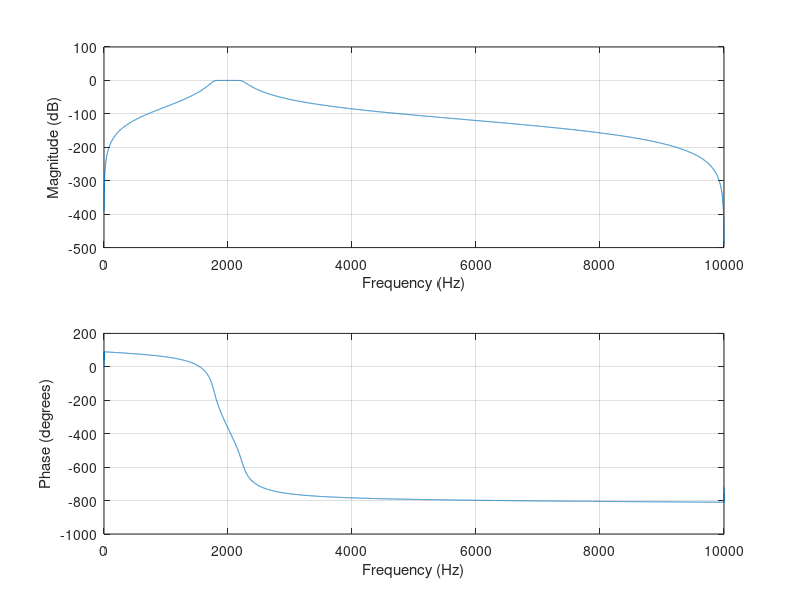
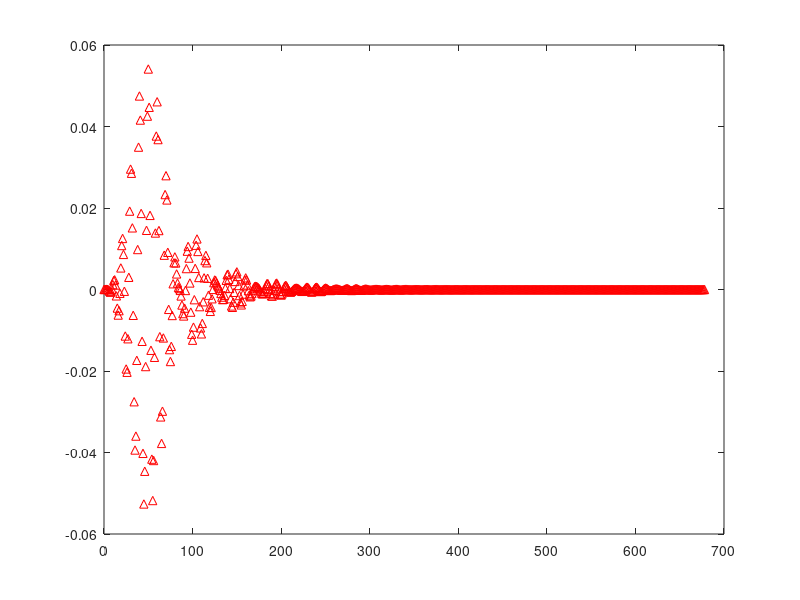

Reproduce these figures in MATLAB, in order. (Note: this script raises an error after producing the figures.)
clear all;
clc

N = 10000;
tmax = 0.5;
fs = N/tmax;

t = (0:N-1)*(1/fs);

x = sin(2e3*2*pi*t)+normrnd(0,1,1,N);

%wp和ws分别是通带和阻带的频率(截止频率)。当wp和ws为二元矢量时，为带通或带阻滤波器，这时求出的Wn也是二元矢量；当wp和ws为一元矢量时，为低通或高通滤波器：当wp<ws时为低通滤波器，当wp>ws时为高通滤波器。
%wp和ws为二元矢量
wp = [1800/(fs/2),2200/(fs/2)];                %设置通带频率，注意进行归一化
ws = [1500/(fs/2),2500/(fs/2)];                %设置阻带频率

% 这两个滤波器设计成低通和高通都会把大量的噪声留下，所以还是设计成带通比较合适

Rp=1;                                   %设置通带波纹系数
Rs=20;                                  %设置阻带波纹系数

%巴特沃斯滤波器设计
[n,Wn]=buttord(wp,ws,Rp,Rs);
%求巴特沃斯滤波器阶数，输出参数N代表满足设计要求的滤波器的最小阶数，Wn是等效低通滤波器的截止频率
%无论是高通、带通和带阻滤波器，在设计中最终都等效于一个截止频率为Wn的低通滤波器
fprintf('巴特沃斯滤波器 N= %4d\n',n);    %显示滤波器阶数

[b1,a1]=butter(n+1,Wn);               %求巴特沃斯滤波器系数，即求传输函数的分子和分母的系数向量

x_a=filter(b1,a1,x);                 % 经过低通滤波器之后的时域波形


% 滤波器相关的部分
figure(1)
freqz(b1,a1,N,fs);                % 求滤波器的幅频特性
figure(2)
impz(b1,a1);                      % 滤波器的单位冲击响应

figure(3)
plotMany(x_a,t,N,fs);

x_b = zeros(1,length(x_a));
for i = 1:length(x_a)
    x_b(i) = squareLaw(x_a(i));
end

figure(4)
plotMany(x_b,t,N,fs);

%wp和ws分别是通带和阻带的频率(截止频率)。当wp和ws为二元矢量时，为带通或带阻滤波器，这时求出的Wn也是二元矢量；当wp和ws为一元矢量时，为低通或高通滤波器：当wp<ws时为低通滤波器，当wp>ws时为高通滤波器。
%wp和ws为二元矢量
wp = [3800/(fs/2),4200/(fs/2)];                %设置通带频率，注意进行归一化
ws = [3500/(fs/2),4500/(fs/2)];                %设置阻带频率

Rp=1;                                   %设置通带波纹系数
Rs=20;                                  %设置阻带波纹系数

%巴特沃斯滤波器设计
[n,Wn]=buttord(wp,ws,Rp,Rs);
%求巴特沃斯滤波器阶数，输出参数N代表满足设计要求的滤波器的最小阶数，Wn是等效低通滤波器的截止频率
%无论是高通、带通和带阻滤波器，在设计中最终都等效于一个截止频率为Wn的低通滤波器
fprintf('巴特沃斯滤波器 N= %4d\n',n);    %显示滤波器阶数

[b2,a2]=butter(n+1,Wn);               %求巴特沃斯滤波器系数，即求传输函数的分子和分母的系数向量
% 滤波器相关的部分
figure(5)
freqz(b2,a2,N,fs);                % 求滤波器的幅频特性
figure(6)
impz(b2,a2);                      % 滤波器的单位冲击响应

y=filter(b2,a2,x_b);                 % 经过高通滤波器之后的时域波形

figure(7)
plotMany(y,t,N,fs);
